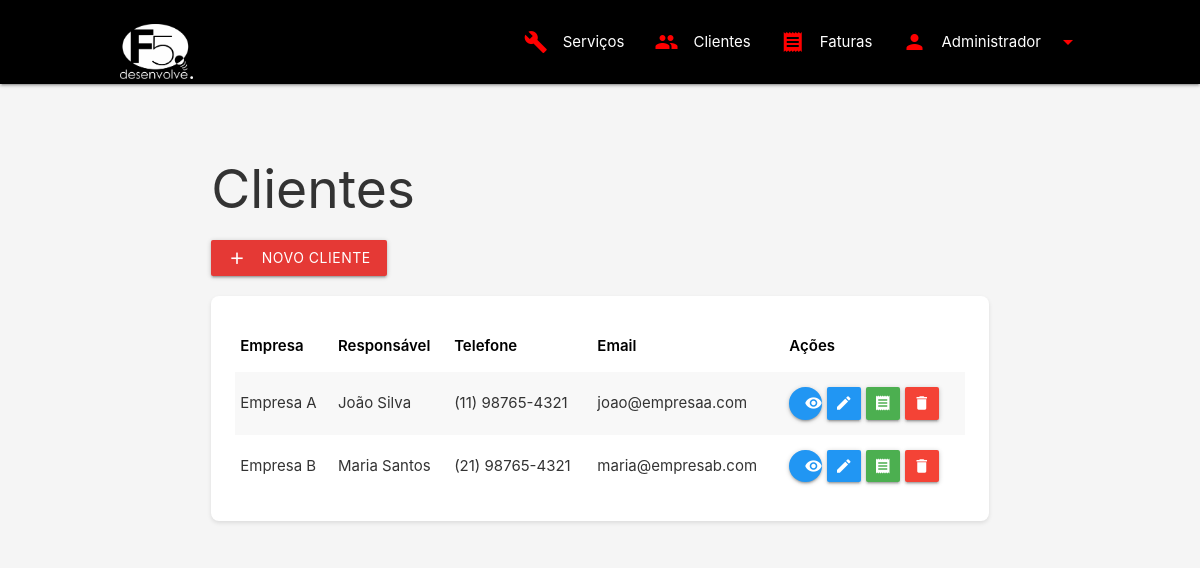
The page /clients/index.php (signed in) on the database its author committed.
### tables this page shows
CREATE TABLE IF NOT EXISTS clients (
    id INT PRIMARY KEY AUTO_INCREMENT,
    empresa VARCHAR(100) NOT NULL,
    documento VARCHAR(20),
    endereco TEXT,
    cidade VARCHAR(100),
    estado CHAR(2),
    cep VARCHAR(10),
    responsavel VARCHAR(100),
    telefone VARCHAR(20),
    email VARCHAR(100),
    valor_contrato DECIMAL(10,2) DEFAULT 0.00,
    contrato_url VARCHAR(255),
    status BOOLEAN DEFAULT TRUE,
    user_id INT,
    plano_meses INT DEFAULT 1,
    created_at TIMESTAMP DEFAULT CURRENT_TIMESTAMP,
    updated_at TIMESTAMP DEFAULT CURRENT_TIMESTAMP ON UPDATE CURRENT_TIMESTAMP,
    FOREIGN KEY (user_id) REFERENCES users(id)
);

### clients/index.php (the view, shortened to what this page needs)
<?php
$pdo = getConnection();
try {
    $stmt = $pdo->query("SELECT * FROM clients WHERE status = 1 ORDER BY empresa");
    $clientes = $stmt->fetchAll(PDO::FETCH_ASSOC);
} catch (PDOException $e) {
    error_log("Erro ao buscar clientes: " . $e->getMessage());
    $clientes = [];
}
?>
<!DOCTYPE html>
<html lang="pt-BR">
<head>
    <link rel="stylesheet" href="https://cdnjs.cloudflare.com/ajax/libs/materialize/1.0.0/css/materialize.min.css">
    <link rel="stylesheet" href="../assets/css/style.css">
</head>
<body>
    <?php require_once '../components/header.php'; ?>
    <div class="container mt-4">
        <div class="row">
            <div class="col s12">
                <div class="d-flex justify-content-between align-items-center mb-4">
                    <h2>Clientes</h2>
                    <a href="add.php" class="btn red darken-1">
                        <i class="material-icons left">add</i>
                        Novo Cliente
                    </a>
                </div>
                <div class="card">
                    <div class="card-content">
                        <div class="table-responsive">
                            <table class="striped">
                                <thead>
                                    <tr>
                                        <th>Empresa</th>
                                        <th>Responsável</th>
                                        <th>Telefone</th>
                                        <th>Email</th>
                                        <th>Ações</th>
                                    </tr>
                                </thead>
                                <tbody>
                                    <?php foreach ($clientes as $cliente): ?>
                                    <tr>
                                        <td><?= htmlspecialchars($cliente['empresa'] ?? '') ?></td>
                                        <td><?= htmlspecialchars($cliente['responsavel'] ?? '') ?></td>
                                        <td><?= htmlspecialchars($cliente['telefone'] ?? '') ?></td>
                                        <td><?= htmlspecialchars($cliente['email'] ?? '') ?></td>
                                        <td>
                                            <div class="btn-group">
                                                <a href="view.php?id=<?= $cliente['id'] ?>" class="btn-floating btn-small blue tooltipped" data-position="top" data-tooltip="Visualizar">
                                                    <i class="material-icons">visibility</i>
                                                </a>
                                                <a href="edit.php?id=<?= $cliente['id'] ?>" class="btn-small blue">
                                                    <i class="material-icons">edit</i>
                                                </a>
                                                <a href="create_invoice.php?id=<?= $cliente['id'] ?>" class="btn-small green">
                                                    <i class="material-icons">receipt</i>
                                                </a>
                                                <button class="btn-small red delete-client" data-id="<?= $cliente['id'] ?>">
                                                    <i class="material-icons">delete</i>
                                                </button>
                                            </div>
                                        </td>
                                    </tr>
                                    <?php endforeach; ?>
                                </tbody>
                            </table>
                        </div>
                    </div>
                </div>
            </div>
        </div>
    </div>
</body>
</html>

### assets/css/style.css (style rules this page uses)
:root { --primary-color: #000000; --secondary-color: #ff0000; --text-color: #ffffff; }
body { background-color: #f5f5f5; color: #333; }
.container { padding: 20px; }
.card, .stats-card { background-color: #ffffff; border-radius: 8px; box-shadow: 0 2px 4px rgba(0,0,0,0.1); margin-bottom: 20px; }
.card .card-content { padding: 24px; }
table thead th { color: #000; font-weight: 600; }
.material-icons { color: rgb(255, 255, 255); }
.container { margin-top: 20px; }
.card { margin-top: 20px; }
.btn { background-color: var(--secondary-color) !important; }
table.striped > tbody > tr:nth-child(odd) { background-color: rgba(242, 242, 242, 0.5); }
.btn-group { display: flex; gap: 5px; }
.btn-small { padding: 0 8px; }
.btn-small i { font-size: 1.2rem; }

### rows shown on the page
clients: empresa "Empresa A", responsavel "João Silva", telefone "(11) 98765-4321", email "joao@empresaa.com"
clients: empresa "Empresa B", responsavel "Maria Santos", telefone "(21) 98765-4321", email "maria@empresab.com"

### other values the page prints
$user['name'] "Administrador"
